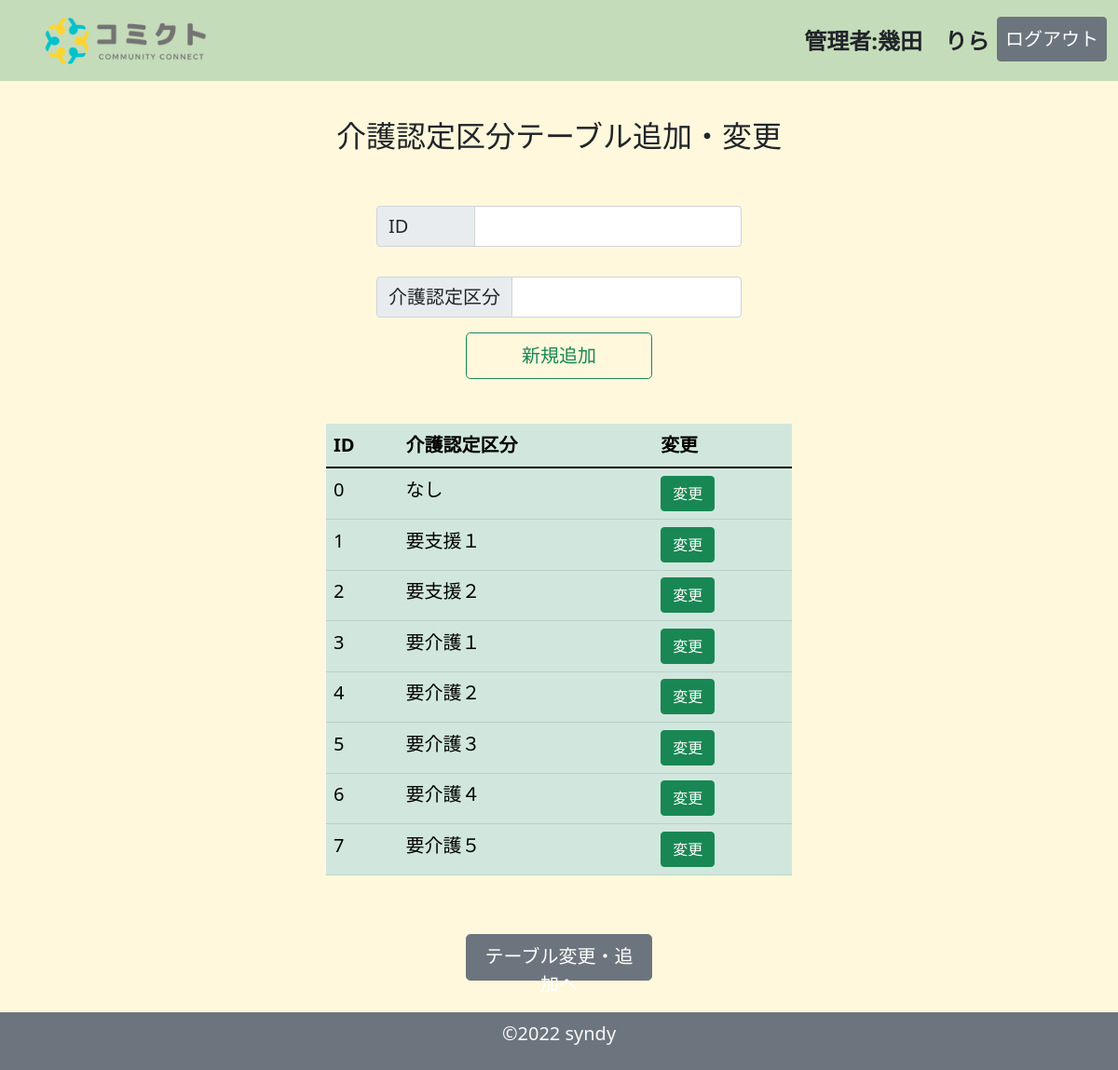
The page /admin_kaigo_read.php (signed in) on the database its author committed.
### tables this page shows
CREATE TABLE `kaigonintei_table` (
  `id` int(11) NOT NULL,
  `kaigonintei_id` int(11) NOT NULL,
  `kaigonintei` varchar(64) NOT NULL
);

### admin_kaigo_read.php (the view, shortened to what this page needs)
<?php
$pdo = connect_to_db();
$sql = 'SELECT * FROM kaigonintei_table ORDER BY kaigonintei_id ASC';
$stmt = $pdo->prepare($sql);
try {
    $status = $stmt->execute();
} catch (PDOException $e) {
    echo json_encode(["sql error" => "{$e->getMessage()}"]);
    exit();
}
$result = $stmt->fetchAll(PDO::FETCH_ASSOC);
$output = "";
foreach ($result as $record) {
    $output .= "<tr><td>{$record['kaigonintei_id']}</td><td>{$record['kaigonintei']}</td>
    <td>
        <a href='admin_kaigo_edit.php?id={$record["id"]}' class='btn btn-success' role='button'>変更</a>
      </td><tr>";
}
?>
<!DOCTYPE html>
<html lang="ja">
<head>
    <link href="https://cdn.jsdelivr.net/npm/bootstrap@5.1.3/dist/css/bootstrap.min.css" rel="stylesheet">
    <link rel="stylesheet" href="css/style_home_admin.css">
</head>
<body>
    <header>
        <nav class="navbar navbar-expand-lg navbar-light bg-success bg-opacity-25">
            <div class="container-fluid">
                <a class="navbar-brand" href="#">
                    <img src="img/comictlogo.png" alt="" width="250" height="60" class="d-inline-block align-text-top">
                </a>
                <div class="collapse navbar-collapse " id="navbarSupportedContent">
                    <ul class="navbar-nav me-auto">
                        <li class="nav-item">
                            <a class="nav-link" href="#"></a>
                        </li>
                        <li class="nav-item">
                            <a class="nav-link" href="#"></a>
                        </li>
                    </ul>
                    <ul class="navbar-nav">
                        <li class="nav-item">
                            <a class="nav-link text-dark fw-bold fs-4" href="#">管理者:<?= $_SESSION['mbname'] ?></a>
                        </li>
                        <li class="nav-item">
                            <a class="nav-link btn btn-secondary text-white fs-5 " href="logout.php" role="button">ログアウト</a>
                        </li>
                    </ul>
                </div>
            </div>
        </nav>
    </header>
    <main class="mb-5">
        <form action="admin_kaigo_create.php" method="POST">
            <div class="container-fluid">
                <div class="row justify-content-center  g-2">
                    <p class="h2 text-center my-5">介護認定区分テーブル追加・変更</p>
                    <div class="input-group mb-3 justify-content-center" style="max-width: 400px;">
                        <span class="input-group-text fs-5" id="inputGroup-sizing-default" style="width: 106px;">ID</span>
                        <input type="text" name="id" class="form-control fs-5 " aria-label="Sizing example input" aria-describedby="inputGroup-sizing-default">
                    </div>
                    <div class="row justify-content-center  g-2">
                        <div class="input-group mb-3 justify-content-center" style="max-width: 400px;">
                            <span class="input-group-text fs-5" id="inputGroup-sizing-default">介護認定区分</span>
                            <input type="text" name="kaigonintei" class="form-control fs-5 " aria-label="Sizing example input" aria-describedby="inputGroup-sizing-default">
                        </div>
                    </div>
                </div>
                <div class="container-fluid">
                    <div class="row justify-content-center">
                        <div class="col text-center mb-5">
                            <button class="btn btn-outline-success btn-lg fs-5" style="width: 200px;;height:50px">新規追加</button>
                        </div>
                    </div>
                </div>
            </div>
        </form>
        <div class="container-fluid">
            <div class="row justify-content-center  g-2">
                <div class="table-responsive">
                    <table class="table table-success table-hover mx-auto fs-5" style="max-width: 500px;">
                        <thead>
                            <tr>
                                <th scope="col">ID</th>
                                <th scope="col">介護認定区分</th>
                                <th scope="col">変更</th>
                            </tr>
                        </thead>
                        <tbody>
                            <?= $output ?>
                        </tbody>
                    </table>
                </div>
            </div>
        </div>
        <div class="container-fluid">
            <div class="row justify-content-center">
                <div class="col text-center my-5">
                    <a class="btn btn-secondary btn-lg fs-5" style="width: 200px;;height:50px" href="admin_tableadd.php" role="button">テーブル変更・追加へ</a>
                </div>
            </div>
        </div>
    </main>
    <footer class="footer fixed-bottom mt-auto py-2 bg-secondary text-light text-center fs-5 ">
        <div class="container">
            <p>&copy;2022 syndy </p>
        </div>
    </footer>
</body>
</html>

### css/style_home_admin.css (style rules this page uses)
body { background-color: cornsilk; }

### rows shown on the page
kaigonintei_table: kaigonintei "0", kaigonintei "なし"
kaigonintei_table: kaigonintei "1", kaigonintei "要支援１"
kaigonintei_table: kaigonintei "2", kaigonintei "要支援２"
kaigonintei_table: kaigonintei "3", kaigonintei "要介護１"
kaigonintei_table: kaigonintei "4", kaigonintei "要介護２"
kaigonintei_table: kaigonintei "5", kaigonintei "要介護３"
kaigonintei_table: kaigonintei "6", kaigonintei "要介護４"
kaigonintei_table: kaigonintei "7", kaigonintei "要介護５"

### other values the page prints
$_SESSION['mbname'] "幾田 りら"
